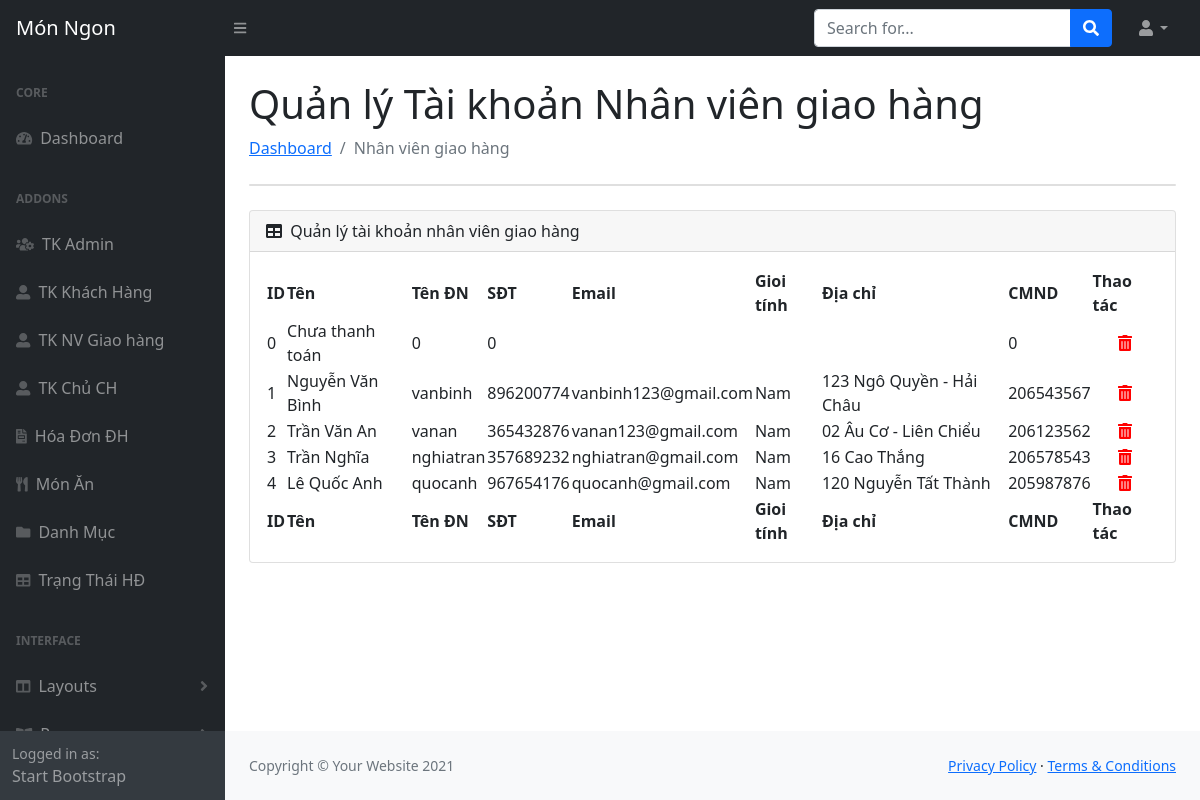
The app's page /public/admin/nhan-vien-gh (signed in) with its own data.
### tables this page shows
CREATE TABLE `nvgiaohang` (
  `IDNVGH` int(11) NOT NULL,
  `TenNV` varchar(100) NOT NULL,
  `TenDangNhap` varchar(100) NOT NULL,
  `MatKhau` varchar(100) NOT NULL,
  `SDT` bigint(20) NOT NULL,
  `Email` varchar(100) NOT NULL,
  `GioiTinh` varchar(10) NOT NULL,
  `DiaChi` varchar(100) NOT NULL,
  `CMND` bigint(20) NOT NULL,
  `Avata` varchar(100) NOT NULL
);

### App/Controllers/AdNVGiaoHangController.php (called while the page is built, shortened)
<?php
class AdNVGiaoHangController extends AdBaseController
{
    public function indexAction()
    {
        $getNVgiaoHang = NVGiaoHangModel::getAll();
        View::render('Admin/index.php', ['page' => 'nhanvienGH', 'NVgiaoHang' => $getNVgiaoHang] );
    }
}

### public/index.php (called while the page is built, shortened)
<?php
$router = new Core\Router();
$router->add('/DoAn1/public/', ['controller' => 'Home', 'action' => 'index']);
$router->add('/DoAn1/public/Home', ['controller' => 'Home', 'action' => 'home']);
$router->add('/DoAn1/public/ds-cua-hang', ['controller' => 'CuahangController', 'action' => 'index']);
$router->add('/DoAn1/public/cua-hang/{idmon:\d+}', ['controller' => 'CuahangController', 'action' => 'monAnOfCuaHang']);
$router->add('/DoAn1/public/cua-hang/by/{idcuahang:\d+}', ['controller' => 'CuahangController', 'action' => 'MonAnByIdCuaHang']);
$router->add('/DoAn1/public/mon-an', ['controller' => 'MonAnController', 'action' => 'index']);
$router->add('/DoAn1/public/mon-an/{id:\d+}', ['controller' => 'MonAnController', 'action' => 'index']);
$router->add('/DoAn1/public/mon-an-loai', ['controller' => 'MonAnController', 'action' => 'LoaiMon']);
$router->add('/DoAn1/public/mon-an-loai/{idcate:\d+}', ['controller' => 'MonAnController', 'action' => 'LoaiMon']);
$router->add('/DoAn1/public/mon-an-loai/{idcate:\d+}/{id:\d+}', ['controller' => 'MonAnController', 'action' => 'LoaiMon']);
$router->add('/DoAn1/public/dang-nhap', ['controller' => 'LoginController', 'action' => 'index']);
$router->add('/DoAn1/public/dang-xuat', ['controller' => 'LoginController', 'action' => 'logout']);
$router->add('/DoAn1/public/dang-ky', ['controller' => 'RegisterController', 'action' => 'index']);
$router->add('/DoAn1/public/checkUNKH', ['controller' => 'RegisterController', 'action' => 'checkUsserName']);
$router->add('/DoAn1/public/them-gio-hang', ['controller' => 'DatHangController', 'action' => 'index']);
$router->add('/DoAn1/public/gio-hang', ['controller' => 'DatHangController', 'action' => 'GioHang']);
$router->add('/DoAn1/public/chi-tiet-don-hang', ['controller' => 'DatHangController', 'action' => 'ChiTietDonHang']);
$router->add('/DoAn1/public/chi-tiet-don-hang/{iddh:\d+}', ['controller' => 'DatHangController', 'action' => 'ChiTietDonHang']);
$router->add('/DoAn1/public/cch-chi-tiet-don-hang/{iddh:\d+}', ['controller' => 'CCHQuanLyMonAnController', 'action' => 'ChiTietDonHang']);
$router->add('/DoAn1/public/deleteItemCart', ['controller' => 'DatHangController', 'action' => 'DeleteItemCart']);
$router->add('/DoAn1/public/checkKhacCuaHang', ['controller' => 'DatHangController', 'action' => 'checkKhacCuaHang']);
$router->add('/DoAn1/public/thanh-toan', ['controller' => 'CheckoutController', 'action' => 'index']);
$router->add('/DoAn1/public/hoa-don', ['controller' => 'DatHangController', 'action' => 'DonHang']);
$router->add('/DoAn1/public/hoa-don/{idhd:\d+}', ['controller' => 'DatHangController', 'action' => 'capNhatHoaDon']);
$router->add('/DoAn1/public/dang-nhap-cch', ['controller' => 'CCHLoginController', 'action' => 'index']);
$router->add('/DoAn1/public/ql-mon-an', ['controller' => 'CCHQuanLyMonAnController', 'action' => 'index']);
$router->add('/DoAn1/public/delete-mon-an/{idmon:\d+}', ['controller' => 'CCHQuanLyMonAnController', 'action' => 'DeleteMon']);
$router->add('/DoAn1/public/don-hang-cua-cua-hang', ['controller' => 'CCHQuanLyMonAnController', 'action' => 'DonHangCuaCuaHang']);
$router->add('/DoAn1/public/ud-status', ['controller' => 'CCHQuanLyMonAnController', 'action' => 'UdStatus']);
$router->add('/DoAn1/public/dang-xuat-cch', ['controller' => 'CCHLoginController', 'action' => 'logout']);
$router->add('/DoAn1/public/Admin', ['controller' => 'AdminController', 'action' => 'index']);
$router->add('/DoAn1/public/Admin/accAdmin', ['controller' => 'AdminController', 'action' => 'accAdmin']);
$router->add('/DoAn1/public/Admin/insertAdmin', ['controller' => 'AdminController', 'action' => 'insertAdmin']);
$router->add('/DoAn1/public/Admin/updateAdmin', ['controller' => 'AdminController', 'action' => 'updateAdmin']);
$router->add('/DoAn1/public/Admin/checkUsername', ['controller' => 'AdminController', 'action' => 'checkUsername']);
$router->add('/DoAn1/public/Admin/deleteAdmin', ['controller' => 'AdminController', 'action' => 'deleteAdmin']);
$router->add('/DoAn1/public/Admin/monan', ['controller' => 'AdMonAnController', 'action' => 'index']);
$router->add('/DoAn1/public/admin/them-MonAn', ['controller' => 'AdMonAnController', 'action' => 'insertMonAn']);
$router->add('/DoAn1/public/admin/thung-rac', ['controller' => 'AdMonAnController', 'action' => 'trashMonAn']);
$router->add('/DoAn1/public/admin/deleteMonAn', ['controller' => 'AdMonAnController', 'action' => 'deleteMonAn']);
$router->add('/DoAn1/public/admin/RestoreMonAn', ['controller' => 'AdMonAnController', 'action' => 'RestoreMonAn']);
$router->add('/DoAn1/public/admin/permanentlyDelete', ['controller' => 'AdMonAnController', 'action' => 'permanentlyDelete']);
$router->add('/DoAn1/public/Admin/danh-muc', ['controller' => 'AdDanhMucController', 'action' => 'index']);
$router->add('/DoAn1/public/Admin/trang-thai', ['controller' => 'AdTrangThaiController', 'action' => 'index']);
$router->add('/DoAn1/public/Admin/taikhoan-khachhang', ['controller' => 'AdKhachHangController', 'action' => 'index']);
$router->add('/DoAn1/public/Admin/taikhoan-cuahang', ['controller' => 'AdChuCuaHangController', 'action' => 'index']);
$router->add('/DoAn1/public/Admin/nhan-vien-gh', ['controller' => 'AdNVGiaoHangController', 'action' => 'index']);
$router->add('/DoAn1/public/Admin/hoa-don', ['controller' => 'AdHoaDonController', 'action' => 'index']);
$router->add('/DoAn1/public/Admin/chitiet-hoadon', ['controller' => 'AdTrangThaiController', 'action' => 'index']);
$router->add('/DoAn1/public/Admin/login', ['controller' => 'AdLoginController', 'action' => 'index']);
$router->add('/DoAn1/public/Admin/logout', ['controller' => 'AdLoginController', 'action' => 'logout']);
$router->dispatch($_SERVER['REQUEST_URI']);

### App/Models/NVGiaoHangModel.php (called while the page is built, shortened)
<?php
class NVGiaoHangModel extends \Core\Model
{
    public static function getAll()
    {
        $db = static::getDb();
        $stmt = $db->query("SELECT * FROM nvgiaohang");
        return $stmt->fetchAll(PDO::FETCH_ASSOC);
    }
}

### App/Views/Admin/adminDetail/nhanvienGH.php (the view, shortened to what this page needs)
<main>
    <div class="container-fluid px-4">
        <h1 class="mt-4">Quản lý Tài khoản Nhân viên giao hàng</h1>
        <ol class="breadcrumb mb-4">
            <li class="breadcrumb-item"><a href="/DoAn1/public/Admin/">Dashboard</a></li>
            <li class="breadcrumb-item active">Nhân viên giao hàng</li>
        </ol>
        <div class="card mb-4">
        </div>
        <div class="card mb-4">
            <div class="card-header">
                <div>
                    <i class="fas fa-table me-1"></i>
                    Quản lý tài khoản nhân viên giao hàng
                </div>
            </div>
            <div class="card-body">
                <table id="datatablesSimple">
                    <thead>
                        <tr>
                            <th>ID</th>
                            <th>Tên</th>
                            <th>Tên ĐN</th>
                            <th>SĐT</th>
                            <th>Email</th>
                            <th>Gioi tính</th>
                            <th>Địa chỉ </th>
                            <th>CMND</th>
                            <th>Thao tác</th>
                        </tr>
                    </thead>
                    <tfoot>
                        <tr>
                            <th>ID</th>
                            <th>Tên</th>
                            <th>Tên ĐN</th>
                            <th>SĐT</th>
                            <th>Email</th>
                            <th>Gioi tính</th>
                            <th>Địa chỉ </th>
                            <th>CMND</th>
                            <th>Thao tác</th>
                        </tr>
                    </tfoot>
                    <tbody>
                        <?php foreach ($args['NVgiaoHang'] as $key => $value) { ?>
                            <tr id = "row_<?php echo $value['IDNVGH']; ?>">
                                <td><?php echo $value['IDNVGH']; ?></td>
                                <td ><?php echo $value['TenNV']; ?></td>
                                <td><?php echo $value['TenDangNhap']; ?></td>
                                <td ><?php echo $value['SDT']; ?></td>
                                <td><?php echo $value['Email']; ?></td>
                                <td ><?php echo $value['GioiTinh']; ?></td>
                                <td><?php echo $value['DiaChi']; ?></td>
                                <td ><?php echo $value['CMND']; ?></td>
                                <td class="actions">
                                    <a class="bt-delete-red" onclick="deleteNVGiaoHang(<?php echo $value['IDNVGH']; ?>)" title="Xóa"><i class="fas fa-trash-alt"></i></a>
                                </td>
                            </tr>
                        <?php } ?>
                    </tbody>
                </table>
            </div>
        </div>
    </div>
</main>

### records on screen
nvgiaohang: IDNVGH "0", TenNV "Chưa thanh toán", TenDangNhap "0", SDT "0", CMND "0"
nvgiaohang: IDNVGH "1", TenNV "Nguyễn Văn Bình", TenDangNhap "vanbinh", SDT "896200774", Email "vanbinh123@gmail.com", GioiTinh "Nam", DiaChi "123 Ngô Quyền - Hải Châu", CMND "206543567"
nvgiaohang: IDNVGH "2", TenNV "Trần Văn An", TenDangNhap "vanan", SDT "365432876", Email "vanan123@gmail.com", GioiTinh "Nam", DiaChi "02 Âu Cơ - Liên Chiểu", CMND "206123562"
nvgiaohang: IDNVGH "3", TenNV "Trần Nghĩa", TenDangNhap "nghiatran", SDT "357689232", Email "nghiatran@gmail.com", GioiTinh "Nam", DiaChi "16 Cao Thắng", CMND "206578543"
nvgiaohang: IDNVGH "4", TenNV "Lê Quốc Anh", TenDangNhap "quocanh", SDT "967654176", Email "quocanh@gmail.com", GioiTinh "Nam", DiaChi "120 Nguyễn Tất Thành", CMND "205987876"
